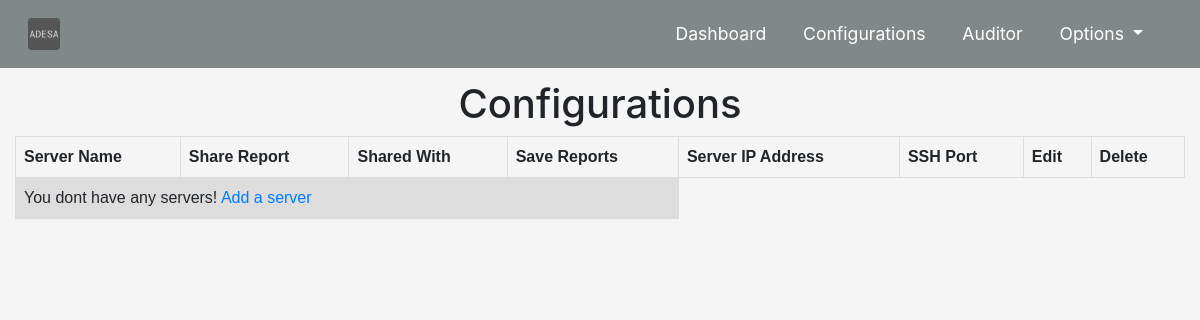
Before: /ad/configuration/ (signed in) with the older database file.
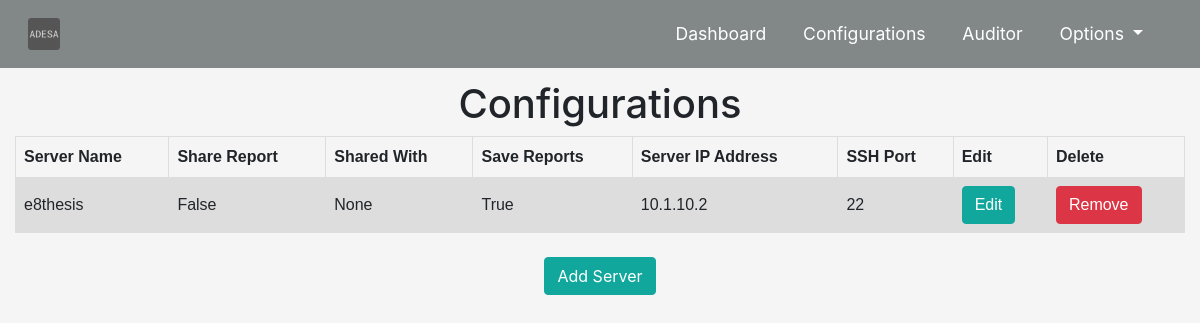
After: the same page with the newer database file.
### ad/models.py (models this page shows)
class Server(models.Model):
    owner = models.ForeignKey(User, models.CASCADE)
    name = models.CharField(max_length=50)
    server_address = models.CharField(max_length=20)
    ssh_port = models.IntegerField(default=22)
    save_reports = models.BooleanField(default=True)
    share_reports = models.BooleanField(default=True)
    shared_with = models.ForeignKey(User, models.CASCADE, related_name='shared_with', null=True, blank=True)

### ad/views.py (the view)
# urls.py: path('configuration/', views.configuration, name='configuration'),
@login_required
def configuration(request):
    servers = Server.objects.filter(owner_id=request.user.id)
    context = {
        'servers': servers
        }
    return render(request, 'ad/configuration.html', context)

### templates/ad/configuration.html (shortened to what this page needs)
{% extends 'base.html' %}
{% block content %}
    <h1>Configurations</h1>
    <table>
        <tr>
            <th>Server Name</th>
            <th>Share Report</th>
            <th>Shared With</th>
            <th>Save Reports</th>
            <th>Server IP Address</th>
            <th>SSH Port </th>
            <th>Edit </th>
            <th>Delete </th>
        </tr>
        {% if servers|length == 0 %}
            <tr>
            <td colspan="4">You dont have any servers! <a href="{% url 'add_server' %}">Add a server</a></td>
            </tr>
        {% else %}
            {% for server in servers %}
            <tr>
                <td>{{ server.name }}</td>
                <td>{{ server.share_reports }}</td>
                <td>{{ server.shared_with }}</td>
                <td>{{ server.save_reports }}</td>
                <td>{{ server.server_address }}</td>
                <td>{{ server.ssh_port }}</td>
                <td><a class="btn btn-primary" href="{% url 'edit_server' server.id %}">Edit</a></td>
                <td><a class="btn btn-danger" href="{% url 'remove_server' server.id %}">Remove</a></td>
            </tr>
            {% endfor %}
    </table>
            <br>
            <a class="btn btn-primary" href="{% url 'add_server' %}">Add Server</a>
        {% endif %}
{% endblock %}

### templates/base.html (shortened to what this page needs)
<!DOCTYPE html>
<html>
  <head>
    <link rel="stylesheet" href="https://stackpath.bootstrapcdn.com/bootstrap/4.5.0/css/bootstrap.min.css"
    >
    {% load static %}
    <link rel="stylesheet" href={% static "css/style.css" %}>
  </head>
  <body>
    {% block body %}
    <nav class="navbar navbar-expand-md navbar-light fixed-top">
        <div class="container-fluid">
            <a class="navbar-brand" href="{% url 'index' %}">
                <img class="logo" src="{% static "img/favicon.ico.png" %}">
            </a>
            <div class="collapse navbar-collapse" id="navbarResponsive">
                <ul class="navbar-nav ml-auto">
                    {% if user.is_authenticated %}
                        <li class="navbar-item active">
                            <a class="nav-link" href="{% url 'dashboard' %}">Dashboard</a>
                        </li>
                        <li class="navbar-item active">
                            <a class="nav-link" href="{% url 'configuration' %}">Configurations</a>
                        </li>
                        <li class="navbar-item active">
                            <a class="nav-link" href="{% url 'auditor' %}">Auditor</a>
                        </li>
                        <li class="nav-item dropdown">
                            <a class="nav-link dropdown-toggle" href="#" id="navbarDropdown" role="button" data-toggle="dropdown" aria-haspopup="true" aria-expanded="false">
                            Options
                            </a>
                        </li>
                          {% endif %}
                    </ul>
                </div>
            </div>
    </nav>
<div class="container-fluid padding-top text-center app-container dark-theme">
        {% block content %}
        {% endblock %}
    {% endblock %}
    </div>
  </body>
</html>

### templates/static/css/style.css (style rules this page uses)
html body { background-color: #f5f5f5; }
.navbar { background: #828788; }
.navbar-light a, .navbar-light .navbar-nav .active>.nav-link, .navbar-light .navbar-nav .nav-link { color: white; }
.navbar { padding: .8rem; }
.navbar-nav li { padding-right: 1.3rem; }
.nav-link { font-size: 1.1em !important; }
.navbar-brand img { height: 2rem; }
.btn-primary { background-color: #12a79d; border: 1px solid #12a79d; }
.collapse { color: whitesmoke; }
.padding-top { padding-top: 5rem; }
table { font-family: arial, sans-serif; border-collapse: collapse; width: 100%; }
td, th { border: 1px solid #dddddd; text-align: left; padding: 8px; }
tr:nth-child(even) { background-color: #dddddd; }

Changed rows visible on the page:
added Server: name "e8thesis", share_reports "False", shared_with "None", save_reports "True", server_address "10.1.10.2", ssh_port "22"
Other visible differences:
text no longer shown: "You dont have any servers! Add a server"
text now shown: "Add Server"
